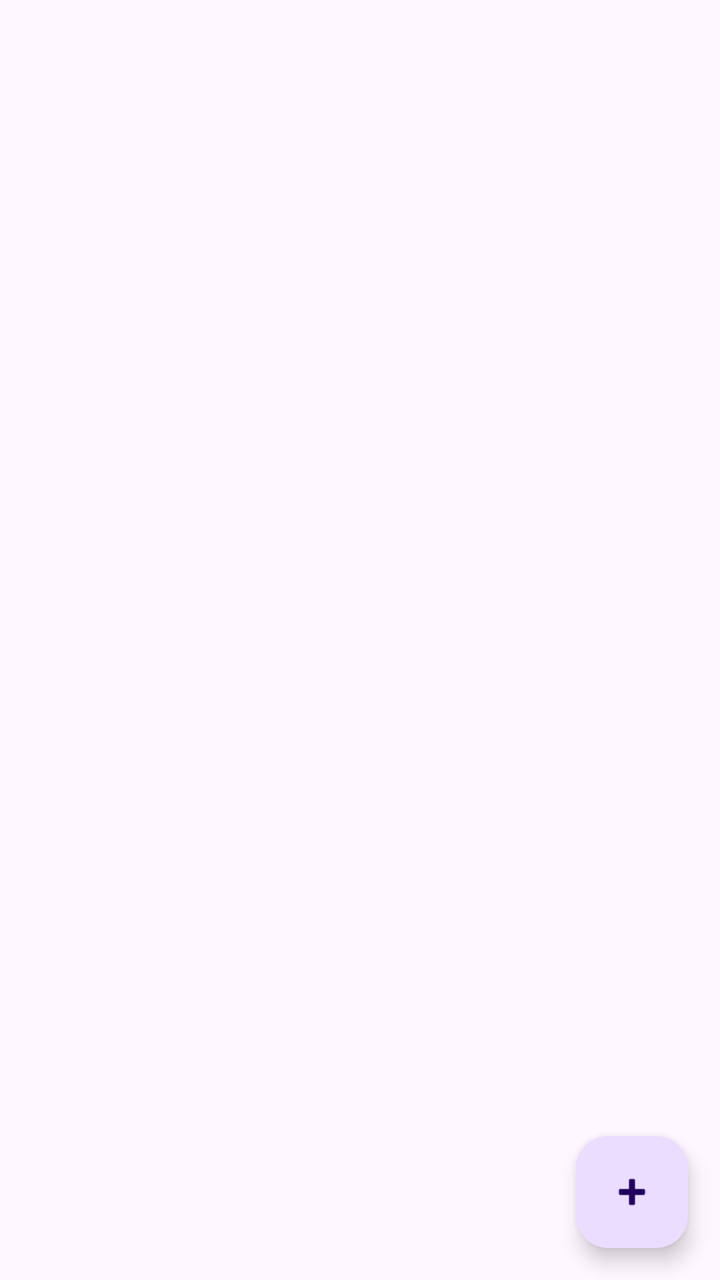
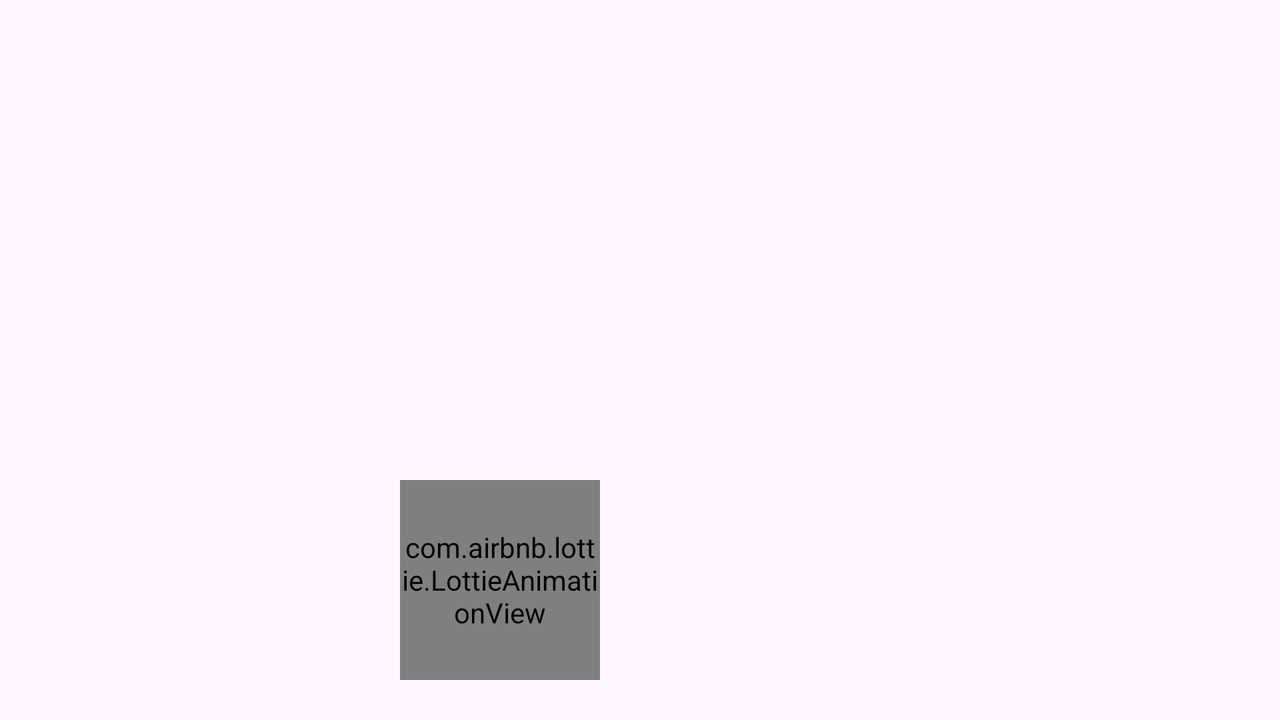

Compare how this app lays out the same screen by default and in its alternative resource folder. The renders come first, then the two layout files and the values they reference.
<!-- AndroidManifest.xml: application theme Theme.ExpressNotes -->
<!-- res/layout/activity_main.xml -->
<?xml version="1.0" encoding="utf-8"?>
<layout xmlns:android="http://schemas.android.com/apk/res/android">

    <androidx.constraintlayout.widget.ConstraintLayout xmlns:app="http://schemas.android.com/apk/res-auto"
        xmlns:tools="http://schemas.android.com/tools"
        android:layout_width="match_parent"
        android:layout_height="match_parent"
        tools:context=".presentation.MainActivity"
        >

        <androidx.recyclerview.widget.RecyclerView
            android:id="@+id/rv_notes_list"
            android:layout_width="0dp"
            android:layout_height="0dp"
            app:layoutManager="androidx.recyclerview.widget.LinearLayoutManager"
            app:layout_constraintBottom_toBottomOf="parent"
            app:layout_constraintEnd_toEndOf="parent"
            app:layout_constraintStart_toStartOf="parent"
            app:layout_constraintTop_toTopOf="parent"
            tools:listitem="@layout/note_enabled"/>

        <com.google.android.material.floatingactionbutton.FloatingActionButton
            android:id="@+id/button_add_shop_item"
            android:layout_width="wrap_content"
            android:layout_height="wrap_content"
            android:layout_marginEnd="16dp"
            android:layout_marginBottom="16dp"
            android:clickable="true"
            android:focusable="true"
            app:layout_constraintBottom_toBottomOf="parent"
            app:layout_constraintEnd_toEndOf="parent"
            app:srcCompat="@android:drawable/ic_input_add"
            android:contentDescription="@string/adding_note" />

    </androidx.constraintlayout.widget.ConstraintLayout>
</layout>
<!-- res/layout/note_enabled.xml (included above) -->
<?xml version="1.0" encoding="utf-8"?>
<layout>

    <data>

        <variable
            name="note"
            type="com.qanatdev.expressnotes.domain.Note"
            />
    </data>

    <androidx.cardview.widget.CardView
        xmlns:android="http://schemas.android.com/apk/res/android"
        xmlns:app="http://schemas.android.com/apk/res-auto"
        xmlns:tools="http://schemas.android.com/tools"
        android:layout_width="match_parent"
        android:layout_height="wrap_content"
        android:layout_marginStart="8dp"
        android:layout_marginTop="4dp"
        android:layout_marginEnd="8dp"
        android:layout_marginBottom="4dp"
        app:cardCornerRadius="4dp"
        app:cardElevation="4dp"
        app:cardUseCompatPadding="true">

        <LinearLayout
            android:layout_width="match_parent"
            android:layout_height="wrap_content"
            android:background="@android:color/holo_purple"
            android:orientation="horizontal"
            android:padding="16dp">

            <TextView
                android:id="@+id/tv_name"
                android:layout_width="0dp"
                android:layout_height="wrap_content"
                android:layout_weight="1"
                android:text="@{note.name}"
                android:textColor="@color/white"
                android:textSize="16sp"
                android:textStyle="bold"
                tools:text="Салфетки" />


        </LinearLayout>

    </androidx.cardview.widget.CardView>
</layout>
<!-- resources referenced by this layout -->
<resources>
  <string name="adding_note">adding_note</string>
  <style name="Theme.ExpressNotes" parent="Base.Theme.ExpressNotes" />
  <style name="Base.Theme.ExpressNotes" parent="Theme.Material3.DayNight.NoActionBar">
          
          
      </style>
</resources>
<!-- res/layout-land/activity_main.xml (the repository's variant of the layout above) -->
<!-- drawn on the phone turned sideways -->
<?xml version="1.0" encoding="utf-8"?>
<layout>

    <androidx.constraintlayout.widget.ConstraintLayout
        xmlns:android="http://schemas.android.com/apk/res/android"
        xmlns:app="http://schemas.android.com/apk/res-auto"
        xmlns:tools="http://schemas.android.com/tools"
        android:layout_width="match_parent"
        android:layout_height="match_parent"
        tools:context=".presentation.MainActivity"
        >

        <androidx.recyclerview.widget.RecyclerView
            android:id="@+id/rv_notes_list"
            android:layout_width="0dp"
            android:layout_height="0dp"
            app:layoutManager="androidx.recyclerview.widget.LinearLayoutManager"
            app:layout_constraintBottom_toBottomOf="parent"
            app:layout_constraintEnd_toEndOf="@id/guideline_middle"
            app:layout_constraintStart_toStartOf="parent"
            app:layout_constraintTop_toTopOf="parent"
            tools:listitem="@layout/note_enabled"/>

        <com.google.android.material.floatingactionbutton.FloatingActionButton
            android:layout_width="wrap_content"
            android:layout_height="wrap_content"
            android:layout_marginEnd="16dp"
            android:layout_marginBottom="16dp"
            android:clickable="true"
            android:visibility="gone"
            android:contentDescription="@string/add_note_content_description"
            android:focusable="true"
            app:layout_constraintBottom_toBottomOf="parent"
            app:layout_constraintEnd_toEndOf="@id/guideline_middle"
            app:srcCompat="@android:drawable/ic_input_add"
            />

        <com.airbnb.lottie.LottieAnimationView
            android:id="@+id/button_add_note"
            android:layout_width="100dp"
            android:layout_height="100dp"
            android:layout_marginEnd="20dp"
            android:layout_marginBottom="20dp"
            android:visibility="visible"
            app:layout_constraintBottom_toBottomOf="parent"
            app:layout_constraintEnd_toEndOf="@id/guideline_middle"
            app:lottie_autoPlay="true"
            app:lottie_loop="true"
            app:lottie_rawRes="@raw/yellowbuttonplus" />

        <androidx.constraintlayout.widget.Guideline
            android:id="@+id/guideline_middle"
            android:layout_width="wrap_content"
            android:layout_height="wrap_content"
            android:orientation="vertical"
            app:layout_constraintGuide_percent="0.5"
            />

        <androidx.fragment.app.FragmentContainerView
            android:id="@+id/note_container"
            android:layout_width="0dp"
            android:layout_height="match_parent"
            app:layout_constraintEnd_toEndOf="parent"
            app:layout_constraintStart_toStartOf="@id/guideline_middle"
            />

    </androidx.constraintlayout.widget.ConstraintLayout>
</layout>
<!-- resources referenced by the variant -->
<!-- as the phone turned sideways resolves them -->
<resources>
  <string name="add_note_content_description">Add new shop item</string>
  <style name="Theme.ExpressNotes" parent="Base.Theme.ExpressNotes" />
  <style name="Base.Theme.ExpressNotes" parent="Theme.Material3.DayNight.NoActionBar">
          
          
      </style>
</resources>
